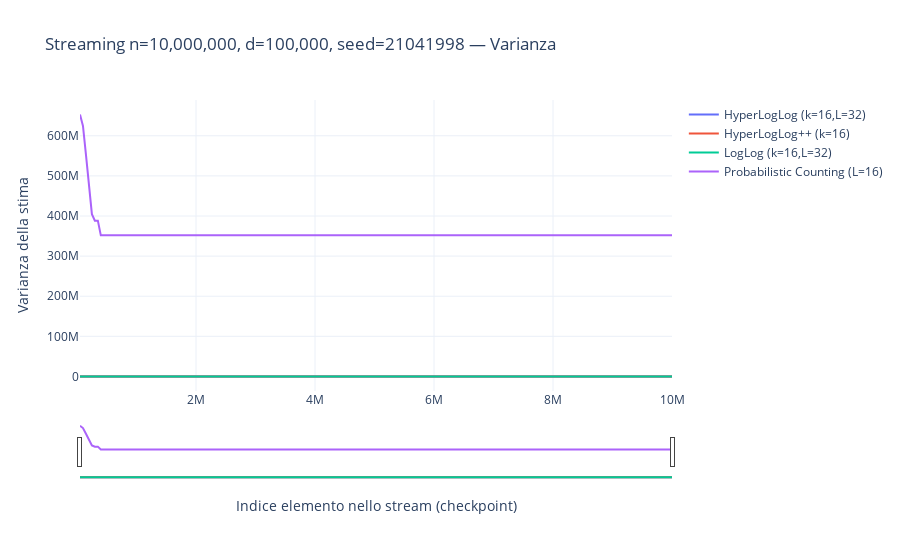
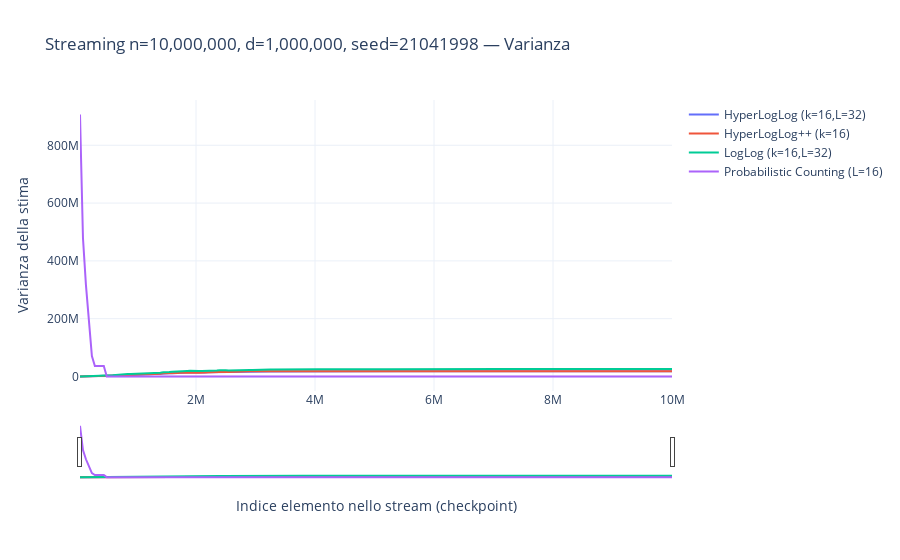
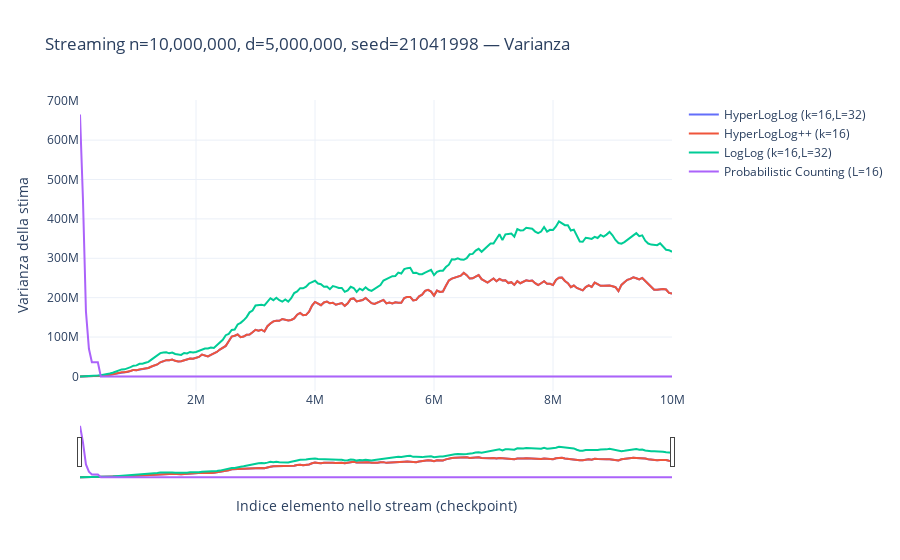
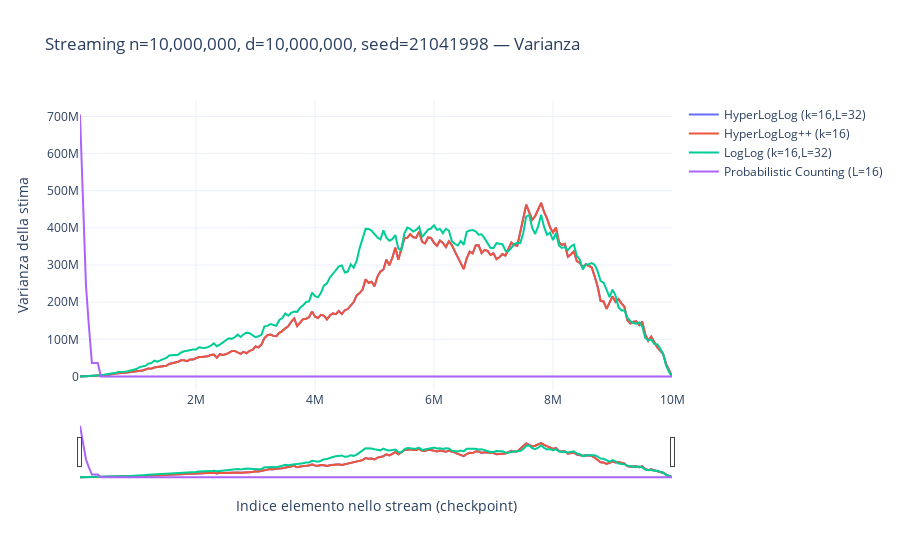

Notebook cell for these charts, in order:
### Markdown cell above
## Grafici Varianza (stesso filtro)

Questa sezione genera **un grafico per ogni `d`** con:
- asse X: `element_index` (checkpoint streaming)
- asse Y: `variance`
- curve: tutti gli algoritmi (con parametri)

Nota: qui **non** viene tracciata la curva di `F0` reale.

### Code cell
# Un grafico interattivo per ogni d: varianza (y=variance), senza curva F0 reale.

import pandas as pd
from pathlib import Path
import plotly.graph_objects as go

if 'SEED' not in globals():
    SEED = 21041998
if 'N' not in globals():
    N = 10_000_000

if 'data' not in globals():
    candidates = [Path('results'), Path('../results')]
    results_root = next((p for p in candidates if p.exists()), None)
    if results_root is None:
        raise FileNotFoundError("Cartella results non trovata. Esegui il notebook dalla root del progetto o da notebooks/.")

    streaming_files = sorted(results_root.glob('*/*/results_streaming.csv'))
    if not streaming_files:
        raise FileNotFoundError(f"Nessun results_streaming.csv trovato in {results_root}")

    frames = []
    for f in streaming_files:
        df = pd.read_csv(f)
        df['source_file'] = str(f)
        frames.append(df)
    data = pd.concat(frames, ignore_index=True)

    numeric_cols = [
        'runs', 'sample_size', 'element_index', 'distinct_count', 'seed',
        'f0_mean', 'f0_hat_mean', 'mean', 'variance', 'stddev', 'bias',
        'difference', 'bias_relative', 'mean_relative_error', 'rmse', 'mae'
    ]
    for c in numeric_cols:
        if c in data.columns:
            data[c] = pd.to_numeric(data[c], errors='coerce')

if 'sel' not in globals() or sel is None or len(sel) == 0:
    sel = data[
        (data['mode'] == 'streaming') &
        (data['seed'] == SEED) &
        (data['sample_size'] == N)
    ].copy()

if sel.empty:
    raise ValueError(f"Nessun dato trovato per seed={SEED}, sample_size={N}")

d_values = sorted(sel['distinct_count'].dropna().astype(int).unique())

for d in d_values:
    ddf = sel[sel['distinct_count'] == d].copy()

    fig = go.Figure()

    for (alg, params), g in ddf.groupby(['algorithm', 'params']):
        gg = (
            g.groupby('element_index', as_index=False)['variance']
            .mean()
            .sort_values('element_index')
        )
        fig.add_trace(go.Scatter(
            x=gg['element_index'],
            y=gg['variance'],
            mode='lines',
            name=f"{alg} ({params})",
            hovertemplate='element_index=%{x}<br>variance=%{y}<extra></extra>'
        ))

    fig.update_layout(
        title=f"Streaming n={N:,}, d={d:,}, seed={SEED} — Varianza",
        xaxis_title='Indice elemento nello stream (checkpoint)',
        yaxis_title='Varianza della stima',
        template='plotly_white',
        dragmode='zoom',
        hovermode='x unified',
        legend=dict(itemclick='toggle', itemdoubleclick='toggleothers'),
        xaxis=dict(rangeslider=dict(visible=True), fixedrange=False),
        yaxis=dict(fixedrange=False),
    )

    fig.show(config={'scrollZoom': True, 'displaylogo': False})

### Figure 1 — Plotly figure (JSON) as saved in the notebook; plotly's stock layout.template omitted (floating-point values rounded to 4 significant figures; data arrays with more than 128 entries replaced by an {"elided": "..."} marker saying what was removed)
{"data": [{"hovertemplate": "element_index=%{x}<br>variance=%{y}<extra></extra>", "mode": "lines", "name": "HyperLogLog (k=16,L=32)", "type": "scatter", "x": {"elided": "200 int values"}, "y": {"elided": "200 float values"}}, {"hovertemplate": "element_index=%{x}<br>variance=%{y}<extra></extra>", "mode": "lines", "name": "HyperLogLog++ (k=16)", "type": "scatter", "x": {"elided": "200 int values"}, "y": {"elided": "200 float values"}}, {"hovertemplate": "element_index=%{x}<br>variance=%{y}<extra></extra>", "mode": "lines", "name": "LogLog (k=16,L=32)", "type": "scatter", "x": {"elided": "200 int values"}, "y": {"elided": "200 float values"}}, {"hovertemplate": "element_index=%{x}<br>variance=%{y}<extra></extra>", "mode": "lines", "name": "Probabilistic Counting (L=16)", "type": "scatter", "x": {"elided": "200 int values"}, "y": {"elided": "200 float values"}}], "layout": {"dragmode": "zoom", "hovermode": "x unified", "legend": {"itemclick": "toggle", "itemdoubleclick": "toggleothers"}, "title": {"text": "Streaming n=10,000,000, d=100,000, seed=21041998 — Varianza"}, "xaxis": {"fixedrange": false, "rangeslider": {"visible": true}, "title": {"text": "Indice elemento nello stream (checkpoint)"}}, "yaxis": {"fixedrange": false, "title": {"text": "Varianza della stima"}}}}

### Figure 2 — Plotly figure (JSON) as saved in the notebook; plotly's stock layout.template omitted (floating-point values rounded to 4 significant figures; data arrays with more than 128 entries replaced by an {"elided": "..."} marker saying what was removed)
{"data": [{"hovertemplate": "element_index=%{x}<br>variance=%{y}<extra></extra>", "mode": "lines", "name": "HyperLogLog (k=16,L=32)", "type": "scatter", "x": {"elided": "200 int values"}, "y": {"elided": "200 float values"}}, {"hovertemplate": "element_index=%{x}<br>variance=%{y}<extra></extra>", "mode": "lines", "name": "HyperLogLog++ (k=16)", "type": "scatter", "x": {"elided": "200 int values"}, "y": {"elided": "200 float values"}}, {"hovertemplate": "element_index=%{x}<br>variance=%{y}<extra></extra>", "mode": "lines", "name": "LogLog (k=16,L=32)", "type": "scatter", "x": {"elided": "200 int values"}, "y": {"elided": "200 float values"}}, {"hovertemplate": "element_index=%{x}<br>variance=%{y}<extra></extra>", "mode": "lines", "name": "Probabilistic Counting (L=16)", "type": "scatter", "x": {"elided": "200 int values"}, "y": {"elided": "200 float values"}}], "layout": {"dragmode": "zoom", "hovermode": "x unified", "legend": {"itemclick": "toggle", "itemdoubleclick": "toggleothers"}, "title": {"text": "Streaming n=10,000,000, d=1,000,000, seed=21041998 — Varianza"}, "xaxis": {"fixedrange": false, "rangeslider": {"visible": true}, "title": {"text": "Indice elemento nello stream (checkpoint)"}}, "yaxis": {"fixedrange": false, "title": {"text": "Varianza della stima"}}}}

### Figure 3 — Plotly figure (JSON) as saved in the notebook; plotly's stock layout.template omitted (floating-point values rounded to 4 significant figures; data arrays with more than 128 entries replaced by an {"elided": "..."} marker saying what was removed)
{"data": [{"hovertemplate": "element_index=%{x}<br>variance=%{y}<extra></extra>", "mode": "lines", "name": "HyperLogLog (k=16,L=32)", "type": "scatter", "x": {"elided": "200 int values"}, "y": {"elided": "200 float values"}}, {"hovertemplate": "element_index=%{x}<br>variance=%{y}<extra></extra>", "mode": "lines", "name": "HyperLogLog++ (k=16)", "type": "scatter", "x": {"elided": "200 int values"}, "y": {"elided": "200 float values"}}, {"hovertemplate": "element_index=%{x}<br>variance=%{y}<extra></extra>", "mode": "lines", "name": "LogLog (k=16,L=32)", "type": "scatter", "x": {"elided": "200 int values"}, "y": {"elided": "200 float values"}}, {"hovertemplate": "element_index=%{x}<br>variance=%{y}<extra></extra>", "mode": "lines", "name": "Probabilistic Counting (L=16)", "type": "scatter", "x": {"elided": "200 int values"}, "y": {"elided": "200 float values"}}], "layout": {"dragmode": "zoom", "hovermode": "x unified", "legend": {"itemclick": "toggle", "itemdoubleclick": "toggleothers"}, "title": {"text": "Streaming n=10,000,000, d=5,000,000, seed=21041998 — Varianza"}, "xaxis": {"fixedrange": false, "rangeslider": {"visible": true}, "title": {"text": "Indice elemento nello stream (checkpoint)"}}, "yaxis": {"fixedrange": false, "title": {"text": "Varianza della stima"}}}}

### Figure 4 — Plotly figure (JSON) as saved in the notebook; plotly's stock layout.template omitted (floating-point values rounded to 4 significant figures; data arrays with more than 128 entries replaced by an {"elided": "..."} marker saying what was removed)
{"data": [{"hovertemplate": "element_index=%{x}<br>variance=%{y}<extra></extra>", "mode": "lines", "name": "HyperLogLog (k=16,L=32)", "type": "scatter", "x": {"elided": "200 int values"}, "y": {"elided": "200 float values"}}, {"hovertemplate": "element_index=%{x}<br>variance=%{y}<extra></extra>", "mode": "lines", "name": "HyperLogLog++ (k=16)", "type": "scatter", "x": {"elided": "200 int values"}, "y": {"elided": "200 float values"}}, {"hovertemplate": "element_index=%{x}<br>variance=%{y}<extra></extra>", "mode": "lines", "name": "LogLog (k=16,L=32)", "type": "scatter", "x": {"elided": "200 int values"}, "y": {"elided": "200 float values"}}, {"hovertemplate": "element_index=%{x}<br>variance=%{y}<extra></extra>", "mode": "lines", "name": "Probabilistic Counting (L=16)", "type": "scatter", "x": {"elided": "200 int values"}, "y": {"elided": "200 float values"}}], "layout": {"dragmode": "zoom", "hovermode": "x unified", "legend": {"itemclick": "toggle", "itemdoubleclick": "toggleothers"}, "title": {"text": "Streaming n=10,000,000, d=10,000,000, seed=21041998 — Varianza"}, "xaxis": {"fixedrange": false, "rangeslider": {"visible": true}, "title": {"text": "Indice elemento nello stream (checkpoint)"}}, "yaxis": {"fixedrange": false, "title": {"text": "Varianza della stima"}}}}
